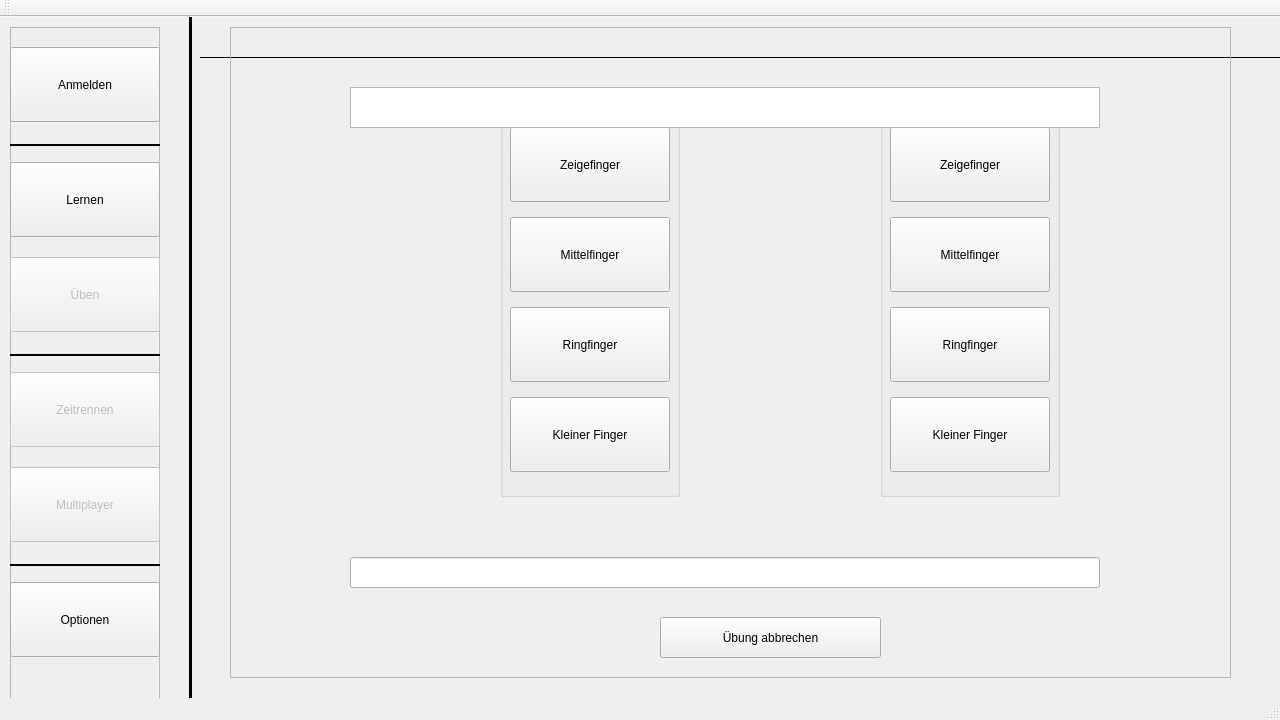
<?xml version="1.0" encoding="UTF-8"?>
<ui version="4.0">
 <class>MainWindow</class>
 <widget class="QMainWindow" name="MainWindow">
  <property name="geometry">
   <rect>
    <x>0</x>
    <y>0</y>
    <width>1280</width>
    <height>720</height>
   </rect>
  </property>
  <property name="windowTitle">
   <string>MainWindow</string>
  </property>
  <widget class="QWidget" name="centralWidget">
   <widget class="QFrame" name="frame_menue">
    <property name="geometry">
     <rect>
      <x>10</x>
      <y>10</y>
      <width>150</width>
      <height>971</height>
     </rect>
    </property>
    <property name="frameShape">
     <enum>QFrame::StyledPanel</enum>
    </property>
    <property name="frameShadow">
     <enum>QFrame::Raised</enum>
    </property>
    <property name="lineWidth">
     <number>2</number>
    </property>
    <widget class="QPushButton" name="optionen">
     <property name="geometry">
      <rect>
       <x>0</x>
       <y>555</y>
       <width>150</width>
       <height>75</height>
      </rect>
     </property>
     <property name="text">
      <string>Optionen</string>
     </property>
    </widget>
    <widget class="QPushButton" name="multiplayer">
     <property name="enabled">
      <bool>false</bool>
     </property>
     <property name="geometry">
      <rect>
       <x>0</x>
       <y>440</y>
       <width>150</width>
       <height>75</height>
      </rect>
     </property>
     <property name="text">
      <string>Multiplayer</string>
     </property>
    </widget>
    <widget class="QPushButton" name="zeitrennen">
     <property name="enabled">
      <bool>false</bool>
     </property>
     <property name="geometry">
      <rect>
       <x>0</x>
       <y>345</y>
       <width>150</width>
       <height>75</height>
      </rect>
     </property>
     <property name="text">
      <string>Zeitrennen</string>
     </property>
    </widget>
    <widget class="QPushButton" name="ueben">
     <property name="enabled">
      <bool>false</bool>
     </property>
     <property name="geometry">
      <rect>
       <x>0</x>
       <y>230</y>
       <width>150</width>
       <height>75</height>
      </rect>
     </property>
     <property name="text">
      <string>Üben</string>
     </property>
    </widget>
    <widget class="QPushButton" name="lernen">
     <property name="enabled">
      <bool>true</bool>
     </property>
     <property name="geometry">
      <rect>
       <x>0</x>
       <y>135</y>
       <width>150</width>
       <height>75</height>
      </rect>
     </property>
     <property name="text">
      <string>Lernen</string>
     </property>
    </widget>
    <widget class="QPushButton" name="anmelden">
     <property name="geometry">
      <rect>
       <x>0</x>
       <y>20</y>
       <width>150</width>
       <height>75</height>
      </rect>
     </property>
     <property name="text">
      <string>Anmelden</string>
     </property>
    </widget>
    <widget class="Line" name="line">
     <property name="geometry">
      <rect>
       <x>0</x>
       <y>325</y>
       <width>150</width>
       <height>6</height>
      </rect>
     </property>
     <property name="frameShadow">
      <enum>QFrame::Plain</enum>
     </property>
     <property name="lineWidth">
      <number>2</number>
     </property>
     <property name="orientation">
      <enum>Qt::Horizontal</enum>
     </property>
    </widget>
    <widget class="Line" name="line_2">
     <property name="geometry">
      <rect>
       <x>0</x>
       <y>115</y>
       <width>150</width>
       <height>6</height>
      </rect>
     </property>
     <property name="frameShadow">
      <enum>QFrame::Plain</enum>
     </property>
     <property name="lineWidth">
      <number>2</number>
     </property>
     <property name="orientation">
      <enum>Qt::Horizontal</enum>
     </property>
    </widget>
    <widget class="Line" name="line_3">
     <property name="geometry">
      <rect>
       <x>0</x>
       <y>535</y>
       <width>150</width>
       <height>6</height>
      </rect>
     </property>
     <property name="frameShadow">
      <enum>QFrame::Plain</enum>
     </property>
     <property name="lineWidth">
      <number>2</number>
     </property>
     <property name="orientation">
      <enum>Qt::Horizontal</enum>
     </property>
    </widget>
   </widget>
   <widget class="Line" name="line_4">
    <property name="geometry">
     <rect>
      <x>180</x>
      <y>0</y>
      <width>20</width>
      <height>1191</height>
     </rect>
    </property>
    <property name="frameShadow">
     <enum>QFrame::Plain</enum>
    </property>
    <property name="lineWidth">
     <number>3</number>
    </property>
    <property name="orientation">
     <enum>Qt::Vertical</enum>
    </property>
   </widget>
   <widget class="QGroupBox" name="gb_links">
    <property name="enabled">
     <bool>true</bool>
    </property>
    <property name="geometry">
     <rect>
      <x>500</x>
      <y>80</y>
      <width>180</width>
      <height>400</height>
     </rect>
    </property>
    <property name="title">
     <string>Linke Hand</string>
    </property>
    <widget class="QPushButton" name="bl_zeige">
     <property name="geometry">
      <rect>
       <x>10</x>
       <y>30</y>
       <width>160</width>
       <height>75</height>
      </rect>
     </property>
     <property name="text">
      <string>Zeigefinger</string>
     </property>
    </widget>
    <widget class="QPushButton" name="bl_kleiner">
     <property name="geometry">
      <rect>
       <x>10</x>
       <y>300</y>
       <width>160</width>
       <height>75</height>
      </rect>
     </property>
     <property name="text">
      <string>Kleiner Finger</string>
     </property>
    </widget>
    <widget class="QPushButton" name="bl_mittel">
     <property name="geometry">
      <rect>
       <x>10</x>
       <y>120</y>
       <width>160</width>
       <height>75</height>
      </rect>
     </property>
     <property name="text">
      <string>Mittelfinger</string>
     </property>
    </widget>
    <widget class="QPushButton" name="bl_ring">
     <property name="geometry">
      <rect>
       <x>10</x>
       <y>210</y>
       <width>160</width>
       <height>75</height>
      </rect>
     </property>
     <property name="text">
      <string>Ringfinger</string>
     </property>
    </widget>
   </widget>
   <widget class="QGroupBox" name="gb_rechts">
    <property name="enabled">
     <bool>true</bool>
    </property>
    <property name="geometry">
     <rect>
      <x>880</x>
      <y>80</y>
      <width>180</width>
      <height>400</height>
     </rect>
    </property>
    <property name="title">
     <string>Rechte Hand</string>
    </property>
    <widget class="QPushButton" name="br_zeige">
     <property name="geometry">
      <rect>
       <x>10</x>
       <y>30</y>
       <width>160</width>
       <height>75</height>
      </rect>
     </property>
     <property name="text">
      <string>Zeigefinger</string>
     </property>
    </widget>
    <widget class="QPushButton" name="br_kleiner">
     <property name="geometry">
      <rect>
       <x>10</x>
       <y>300</y>
       <width>160</width>
       <height>75</height>
      </rect>
     </property>
     <property name="text">
      <string>Kleiner Finger</string>
     </property>
    </widget>
    <widget class="QPushButton" name="br_mittel">
     <property name="geometry">
      <rect>
       <x>10</x>
       <y>120</y>
       <width>160</width>
       <height>75</height>
      </rect>
     </property>
     <property name="text">
      <string>Mittelfinger</string>
     </property>
    </widget>
    <widget class="QPushButton" name="br_ring">
     <property name="geometry">
      <rect>
       <x>10</x>
       <y>210</y>
       <width>160</width>
       <height>75</height>
      </rect>
     </property>
     <property name="text">
      <string>Ringfinger</string>
     </property>
    </widget>
   </widget>
   <widget class="Line" name="line_5">
    <property name="geometry">
     <rect>
      <x>200</x>
      <y>30</y>
      <width>1461</width>
      <height>20</height>
     </rect>
    </property>
    <property name="frameShadow">
     <enum>QFrame::Plain</enum>
    </property>
    <property name="orientation">
     <enum>Qt::Horizontal</enum>
    </property>
   </widget>
   <widget class="QFrame" name="frame_lernen">
    <property name="geometry">
     <rect>
      <x>230</x>
      <y>10</y>
      <width>1001</width>
      <height>651</height>
     </rect>
    </property>
    <property name="frameShape">
     <enum>QFrame::StyledPanel</enum>
    </property>
    <property name="frameShadow">
     <enum>QFrame::Raised</enum>
    </property>
    <widget class="QLineEdit" name="lineEdit_text">
     <property name="geometry">
      <rect>
       <x>120</x>
       <y>530</y>
       <width>750</width>
       <height>31</height>
      </rect>
     </property>
     <property name="clearButtonEnabled">
      <bool>false</bool>
     </property>
    </widget>
    <widget class="QWidget" name="horizontalWidget" native="true">
     <property name="geometry">
      <rect>
       <x>110</x>
       <y>130</y>
       <width>791</width>
       <height>391</height>
      </rect>
     </property>
     <layout class="QHBoxLayout" name="horizontalLayout"/>
    </widget>
    <widget class="QTextBrowser" name="textBrowser">
     <property name="geometry">
      <rect>
       <x>120</x>
       <y>60</y>
       <width>750</width>
       <height>41</height>
      </rect>
     </property>
    </widget>
    <widget class="QPushButton" name="button_uebungende">
     <property name="geometry">
      <rect>
       <x>430</x>
       <y>590</y>
       <width>221</width>
       <height>41</height>
      </rect>
     </property>
     <property name="text">
      <string>Übung abbrechen</string>
     </property>
    </widget>
   </widget>
  </widget>
  <widget class="QMenuBar" name="menuBar">
   <property name="geometry">
    <rect>
     <x>0</x>
     <y>0</y>
     <width>1280</width>
     <height>20</height>
    </rect>
   </property>
  </widget>
  <widget class="QToolBar" name="mainToolBar">
   <attribute name="toolBarArea">
    <enum>TopToolBarArea</enum>
   </attribute>
   <attribute name="toolBarBreak">
    <bool>false</bool>
   </attribute>
  </widget>
  <widget class="QStatusBar" name="statusBar"/>
 </widget>
 <layoutdefault spacing="6" margin="11"/>
 <resources/>
 <connections/>
</ui>
